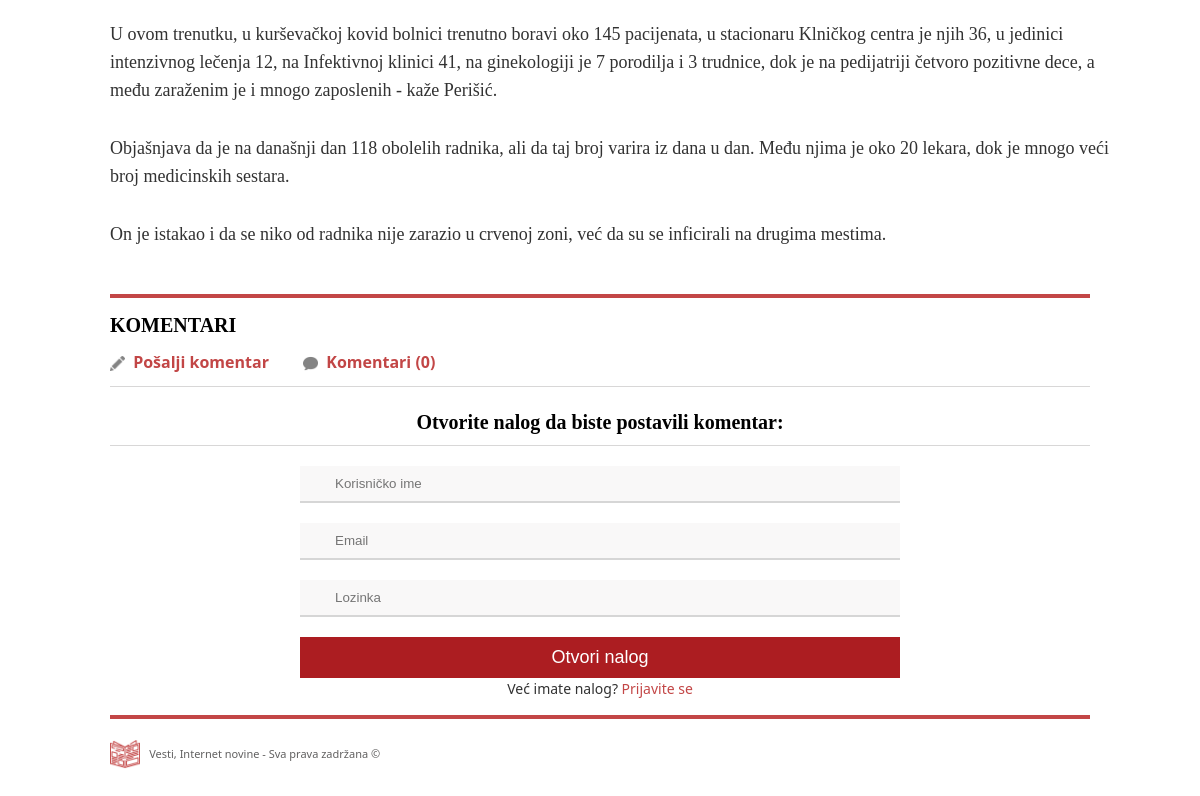
The page /pages/article/index.php?id=4 (lower part) on the database as committed earlier.
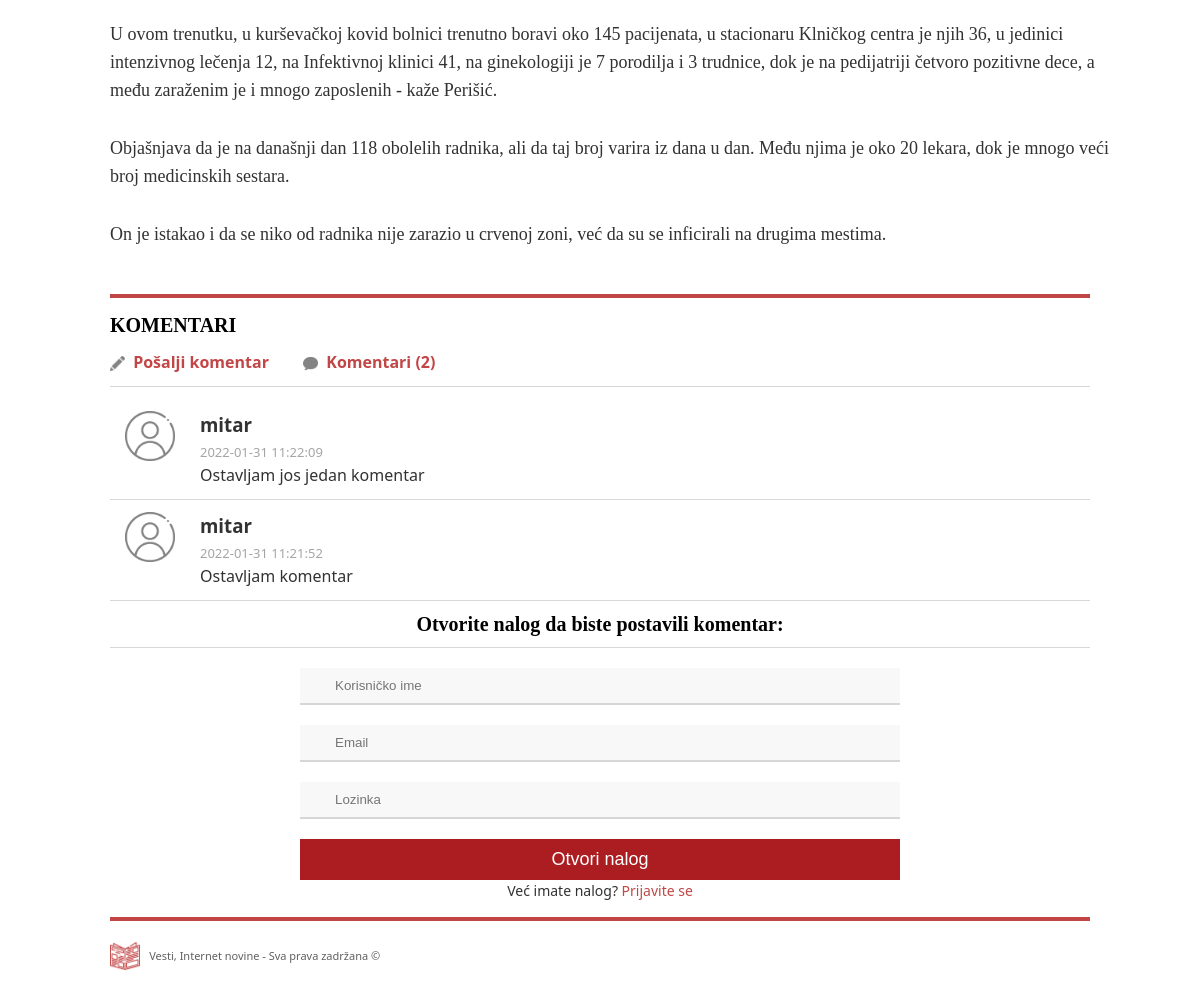
The same page on the database as committed later.
### tables this page shows
CREATE TABLE `comment` (
  `id` int(11) NOT NULL,
  `user_id` int(11) DEFAULT NULL,
  `article_id` int(11) DEFAULT NULL,
  `body` text DEFAULT NULL,
  `published_at` datetime DEFAULT NULL
);

CREATE TABLE `user` (
  `id` int(11) NOT NULL,
  `username` varchar(50) DEFAULT NULL,
  `email` varchar(50) DEFAULT NULL,
  `password` varchar(250) DEFAULT NULL
);

### data/conn.php (called while the page is built, shortened)
<?php
class Connection {
  private $conn;
  function __construct() {
      $this->conn = new mysqli('localhost', 'root', '', 'news');
  }
  function getTowns() {
    $query = $this->conn->query('SELECT * FROM `town`
    ORDER BY `id`');
    return $query->fetch_all(MYSQLI_ASSOC);
  }
  function getCategories() {
    $query = $this->conn->query('SELECT * FROM `category`');
    return $query->fetch_all(MYSQLI_ASSOC);
  }
  function getUsers() {
    $query = $this->conn->query('SELECT * FROM `user`
    ORDER BY `id`');
    return $query->fetch_all(MYSQLI_ASSOC);
  }
  function getComments() {
    $query = $this->conn->query('SELECT * FROM `comment`
    ORDER BY `published_at` DESC');
    return $query->fetch_all(MYSQLI_ASSOC);
  }
  function getOneArticle() {
    $query = $this->conn->prepare(
      'SELECT * FROM `article` WHERE `id` = ?'
    );
    $query->bind_param("i", $_GET['id']);
    $query->execute();
    $result = $query->get_result();
    return $result->fetch_assoc();
  }
}
$conn = new Connection();

### data/one_article.php (called while the page is built)
<?php
  if(isset($_GET['id'])) {
      $res = $conn->getOneArticle();
    if(!is_null($res)) {
      $one_article = new Article($res['id'],
                               $res['category_id'],
                               $res['town_id'],
                               $res['title'],
                               $res['published_at'],
                               $res['photo'],
                               $res['abstract'],
                               $res['body'],
                               $categories,
                               $towns,
                               $comments);
    }
  }

### models/Category.php (called while the page is built, shortened)
<?php
class Category {
    private int $id;
    private string $name;
    function __construct(int $id, string $name)
    {
        $this->id = $id;
        $this->name = $name;
    }
    public function getId()
    {
        return $this->id;
    }
    public function getName()
    {
        return $this->name;
    }
    static function getCategories(Connection $conn) {
        $categories = [];
    foreach ($conn->getCategories() as $result) {
        array_push($categories, new Category($result['id'], $result['name']));
      }
      return $categories;
    }
}

### data/requirements.php (called while the page is built, shortened)
<?php
    require "../../data/conn.php";
    require "../../models/Category.php";
    require "../../models/Town.php";
    require "../../models/User.php";
    require "../../models/Comment.php";
    require "../../models/Article.php";
    $towns = Town::getTowns($conn);
    $categories = Category::getCategories($conn);
    $users = User::getUsers($conn);
    $comments = Comment::getComments($conn, $users);

### models/Town.php (called while the page is built, shortened)
<?php
class Town {
    private int $id;
    private string $name;
    function __construct(int $id, string $name)
    {
        $this->id = $id;
        $this->name = $name;
    }
    public function getId()
    {
        return $this->id;
    }
    public function getName()
    {
        return $this->name;
    }
    static function getTowns(Connection $conn) {
        $towns = [];
    foreach ($conn->getTowns() as $result) {
        array_push($towns, new Town($result['id'], $result['name']));
      }
      return $towns;
    }
}

### models/User.php (called while the page is built, shortened)
<?php
class User {
    private int $id;
    private string $username;
    function __construct(int $id, string $username, string $email, string $password)
    {
        $this->id = $id;
        $this->username = $username;
    }
    public function getId()
    {
        return $this->id;
    }
    public function getUsername()
    {
        return $this->username;
    }
    static function getUsers(Connection $conn) {
    $users = [];
    foreach ($conn->getUsers() as $result) {
        array_push($users, new User($result['id'],
                                    $result['username'],
                                    $result['email'],
                                    $result['password']));
                }
              return $users;
    }
}

### models/Comment.php (called while the page is built, shortened)
<?php
class Comment {
    function __construct(int $id,
                         int $article_id,
                         int $user_id,
                         string $body,
                         string $published_at,
                         array $users)
    {
        $this->user_id = $user_id;
    }
    static function getComments($conn, $users) {
        $comments = [];
foreach ($conn->getComments() as $result) {
    array_push($comments, new Comment($result['id'],
                                     $result['article_id'],
                                     $result['user_id'],
                                     $result['body'],
                                     $result['published_at'],
                                     $users)
                                    );
    }
    return $comments;
    }
}

### models/Article.php (called while the page is built, shortened)
<?php
class Article {
    function __construct(int $id,
                         int $category_id,
                         int $town_id,
                         string $title,
                         string $published_at,
                         string $photo,
                         string $abstract,
                         string $body,
                         array $categories,
                         array $towns,
                         array $comments)
    {
        $this->category_id = $category_id;
        $this->town_id = $town_id;
    }
}

### pages/article/index.php (the view, shortened to what the changed rows need)
<?php
require "../../data/requirements.php";
require "../../data/one_article.php";
require "../../partials/nav.php";
?>
<div class="main-container">
    <?php if(isset($one_article)) : ?>
    <div class="single-article">
        <div class="single-article-body">
        <?= $one_article->getBody() ?>
        </div>
    </div>
    <div class="horizontal-banner-red"></div>
    <h2 class="h-comments">KOMENTARI</h2>
        <a class="span-comments" href="#comment">
            <img src="../../images/draw.png" alt="user"/>
            Pošalji komentar
        </a>
        <span class="span-comments">
            <img src="../../images/speech-bubble-gray.png" alt="edit"/>
            Komentari (<?= count($one_article->getComments()) ?>)
        </span>
    <ul class="list-comments">
        <?php foreach($one_article->getComments() as $comment): ?>
            <li class="comment-user">
                <img src="../../images/user.png" alt="user"/>
                <div>
                    <h3>
                        <?= $comment->getUser(); ?>
                    </h3>
                    <span><?= $comment->getPublished_at(); ?></span>
                    <p>
                        <?= $comment->getBody(); ?>
                    </p>
                </div>
            </li>
        <?php endforeach; ?>
    </ul>
    <?php if(isset($_SESSION['user'])) : ?>
    <h5 id="comment">
        Pošalji komentar:
    </h5>
    <form action="../../data/new_comment.php"
          method="post"
          class="login-form">
        <input row="5" type="text"
               name="comment" placeholder="Komentar">
        <input class="hidden-input" name="article_id"
               value="<?= $_GET['id']?>" type="text" >
        <input class="hidden-input" name="user_id"
               value="<?= $_SESSION['user']?>" type="text" >
        <input type="submit" value="Pošalji">
    </form>
    <form action="../../data/logout.php" class="logout-form">
        <input type="submit" value="Odjavi me" class="logout-submit"/>
    </form>
    <?php else : ?>
    <h5>
    Otvorite nalog da biste postavili komentar:
    </h5>
    <form action="../../data/signup.php?id=<?= $_GET['id']; ?>"
          method="post" class="login-form">
        <input type="text" name="username"
               placeholder="Korisničko ime">
        <input type="email" name="email" placeholder="Email">
        <input type="password" name="password"
               placeholder="Lozinka">
        <input type="submit" value="Otvori nalog">
    </form>
    <p>Već imate nalog? <a href="../login/">Prijavite se</a></p>
    <?php endif ; ?>
    <?php endif ; ?>
    <?php require "../../partials/footer.php" ?>
</div>
</body>

Rows that differ between the two databases and show on the page:
now on this page (row edited): comment: user.username "mitar", published_at "2022-01-31 11:22:09", body "Ostavljam jos jedan komentar"
now on this page (row edited): comment: user.username "mitar", published_at "2022-01-31 11:21:52", body "Ostavljam komentar"
Other text that changed with them:
count($one_article->getComments()): "0" → "2"
